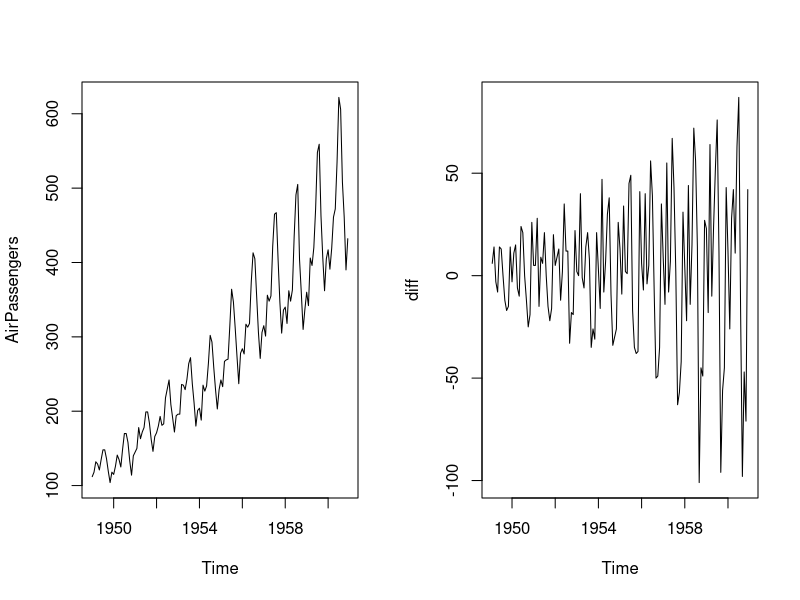
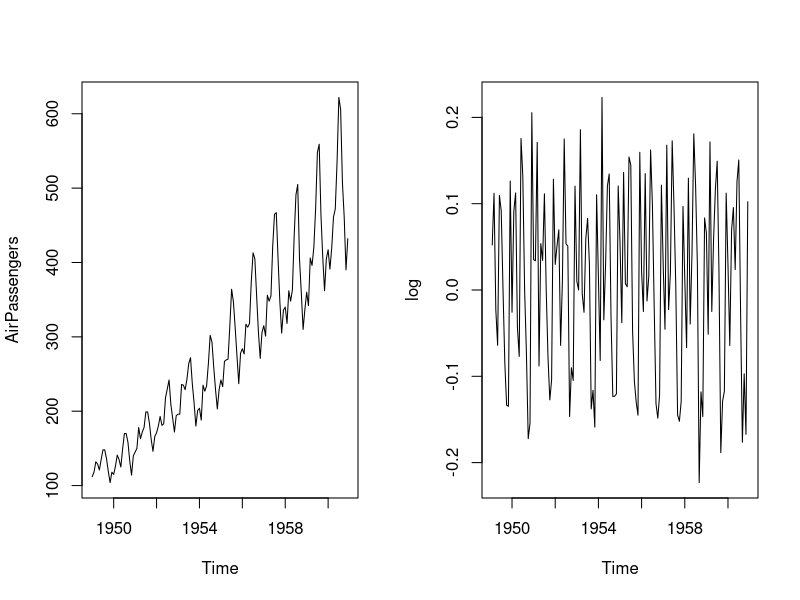
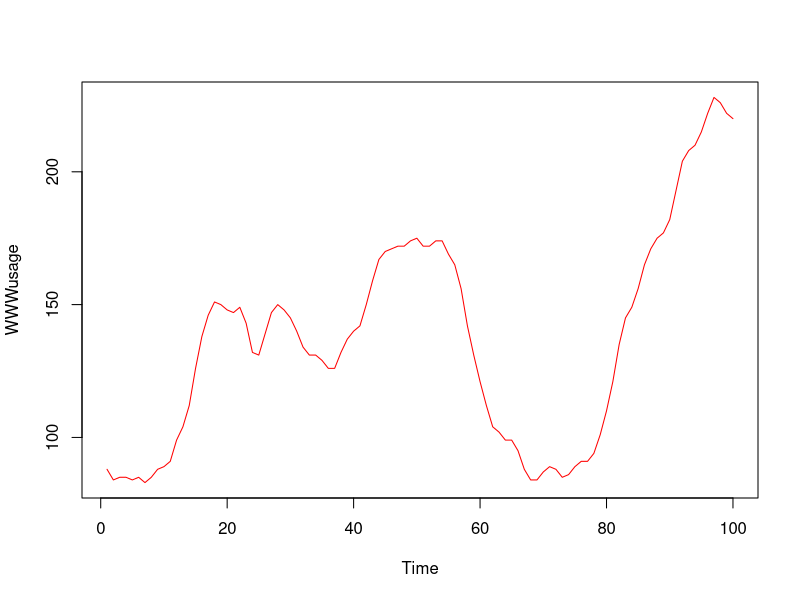
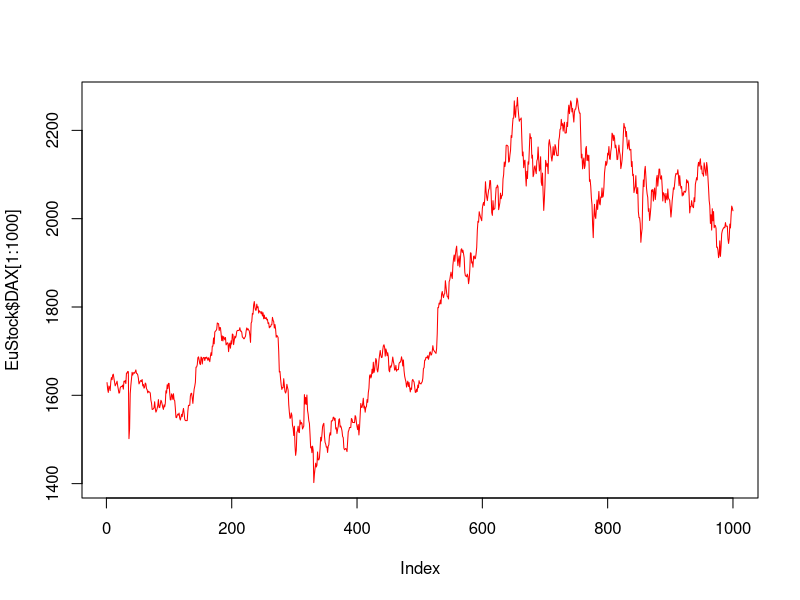
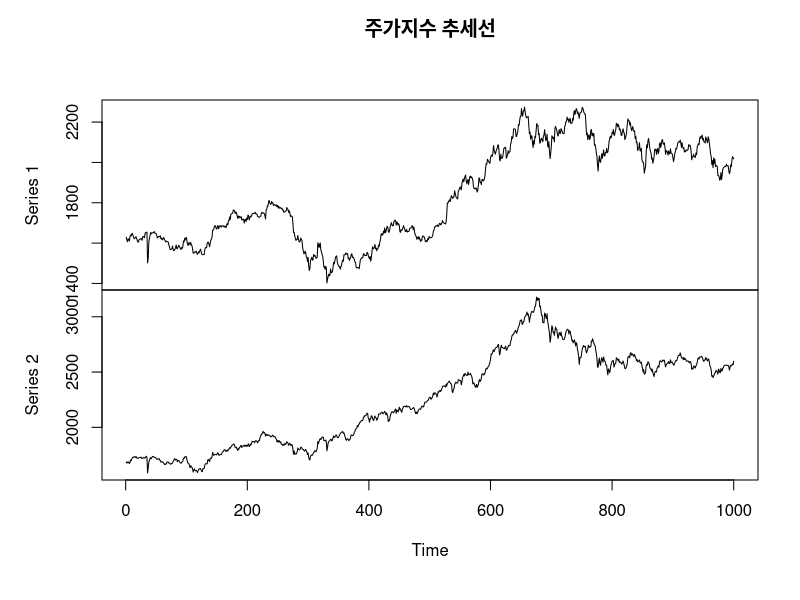
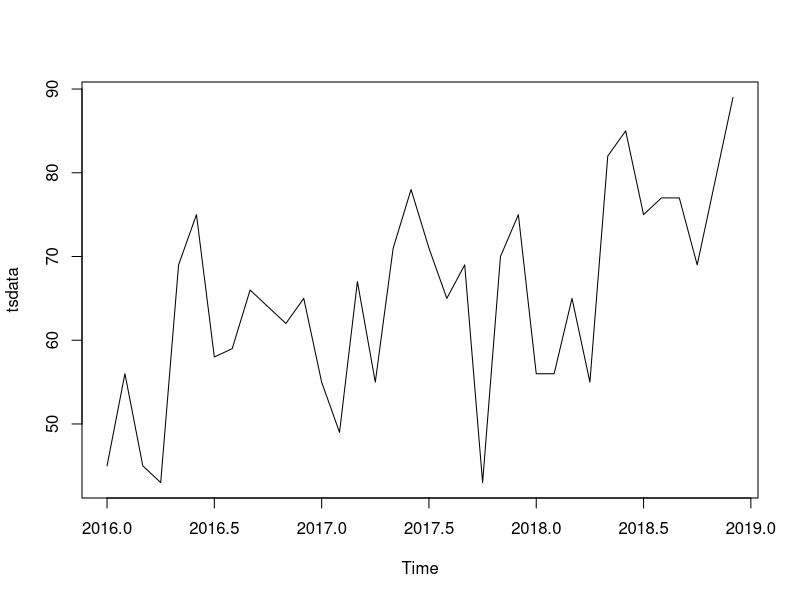
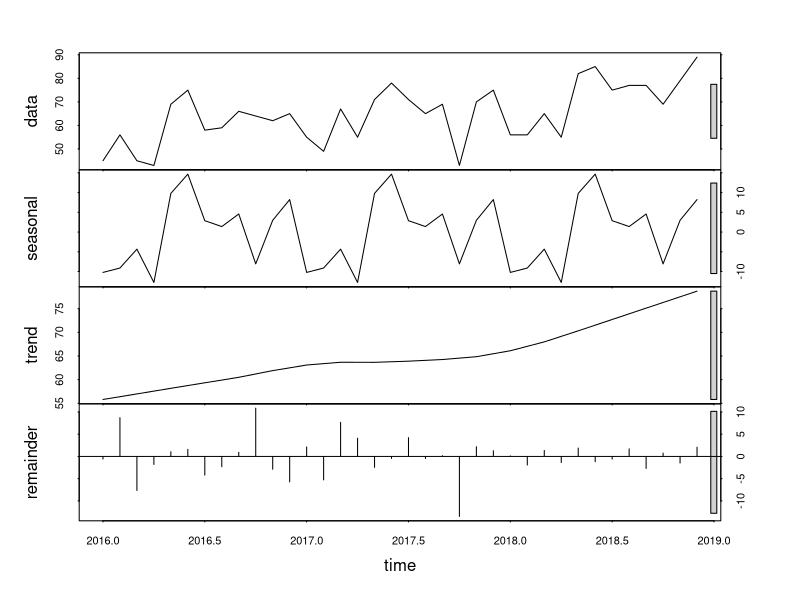
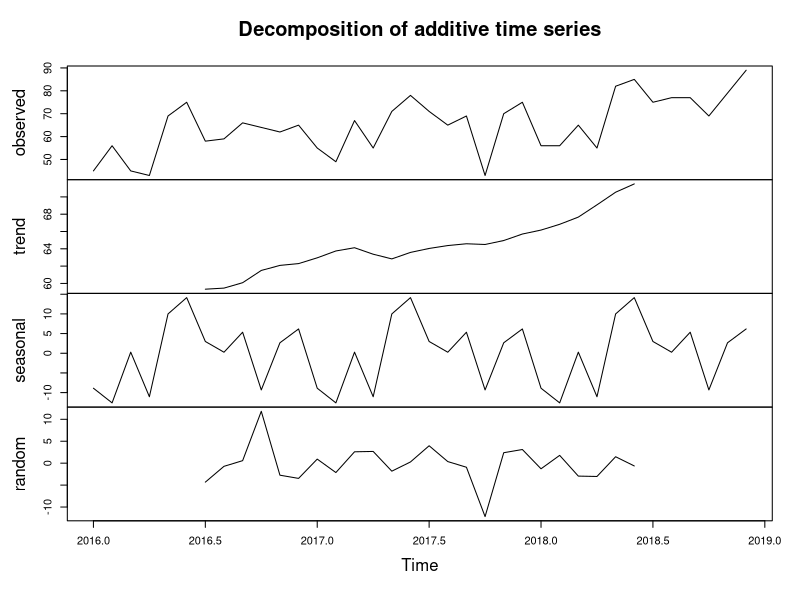

Write the R code that produced these figures, in order.
# chap17_TimeseriesAnalysis

###############################################
## Chapter17_시계열분석(TimeseriesAnalysis)
###############################################

# 시계열(Time-Series) : 관측치 또는 통계량의 변화를 시간의 움직임에 따라서 기록하고, 이것을 계열화한 것을 의미한다.
# 시계열 데이터 : 통계숫자를 시간의 흐름에 따라 일정한 간격마다 기록한 통계열을 의미한다.

# 관련분야 : 경기예측, 판매예측, 주식시장분석, 예산분석, 투자연구 등
# 현상 이해 -> 미래 예측

##########################
# 시계열 자료 확인 
##########################

## 비정상성 시계열 -> 정상성 시계열 

# 단계1: AirPassengers 데이터 셋 가져오기 
data("AirPassengers") # 12년(1949~1960년)간 매월 항공기 탑승 승객 수를 기록한 시계열 자료.
str(AirPassengers) # Time-Series [1:144] from 1949 to 1961

# 단계2: 차분(Differencing) 적용- 현재 시점에서 이전 시점의 자료를 빼는 연산으로 평균을 정상화하는 데 이용 : 평균 정상화. 
par(mfrow=c(1,2))
ts.plot(AirPassengers) # 시계열 시각화 
diff <- diff(AirPassengers) # 차분 수행 
plot(diff) # 평균 정상화 


# 단계3 : 로그적용 : 분산 정상화
par(mfrow=c(1,2))
plot(AirPassengers)
log <- diff(log(AirPassengers)) # 로그+차분 수행 
plot(log)



##########################
# 시계열 자료 시각화  
##########################

# 단일 시계열 자료 시각화 

# 단계1: WWWusage 데이터셋 가져오기 - R에서 기본 제공 데이터 셋으로 인터넷 사용 시간을 분 단위로 측정한 100개 vector로 구성된 시계열 자료.
data("WWWusage")
str(WWWusage) # Time-Series [1:100] from 1 to 100
WWWusage


# 단계2: 시계열 자료 추세선 시각화
# - 추세 : 어떤 현상이 일정한 방향으로 나아가는 경향. 주식시장분석이나 판매예측등에서 어느 기간동안 같은 방향으로 움직이는 경향을 의미.
# - 추세선 : 추세를 직선이나 곡선 형태로 차트에서 나타내는 선(어느 정도 평균과 분산 확인 가능).

X11()
ts.plot(WWWusage, type="l", col="red")


# 다중 시계열 자료 시각화 

# 단계1 : 데이터 셋 가져오기 
data("EuStockMarkets") # 유럽(1991~1998년)의 주요 주식의 주가지수 일일 마감 가격.

head(EuStockMarkets) # DAX(독일) SMI(스위스) CAC(프랑스) FTSE(영국)
str(EuStockMarkets) # Time-Series [1:1860, 1:4]

# 단계2 : 데이터프레임으로 변환 
EuStock <- data.frame(EuStockMarkets)
EuStock
head(EuStock)

# 단계3 : 단일 시계열 데이터 추세선
X11()
plot(EuStock$DAX[1:1000], type = "l", col="red") # 선 그래프 시각화 

# 단계4 : 다중 시계열 데이터 추세선 
plot.ts(cbind(EuStock$DAX[1:1000], EuStock$SMI[1:1000]), main="주가지수 추세선")


##########################
# 시계열요소분해 시각화  
##########################

## 시계열요소분해 시각화 

# 단계1 : 시계열 자료 준비 

data <- c(45,56,45,43,69,75,58,59,66,64,62,65,
          55,49,67,55,71,78,71,65,69,43,70,75,
          56,56,65,55,82,85,75,77,77,69,79,89)
length(data)

# 단계2 : 시계열자료 생성 : 시계열 자료 형식으로 객체 생성 
tsdata <- ts(data, start = c(2016, 1), frequency = 12)
tsdata # 2016~2018

# 단계3 : 추세선 확인 
par(mfrow=c(1,1))
ts.plot(tsdata) # plot(tsdata)와 동일함.

# 단계4 : 시계열 분해- stl():계절요소, 추세,잔차 모두 제공.
plot(stl(tsdata, "periodic")) # periodic : 주기 

# 단계5 : 시계열 분해와 변동 요인 제거 
m <- decompose(tsdata) # decompose()함수 이용 시계열 분해 
attributes(m) # 변수 보기 
plot(m) # 추세요인, 계절요인, 불규칙 요인이 포함된 그래프.
plot(tsdata - m$seasonal) # 계절요인을 제거한 그래프.


# 단계6 : 추세요인과 불규칙요인 제거 
plot(tsdata - m$trend) # 추세요인 제거 그래프 
plot(tsdata - m$seasonal - m$trend) #불규칙 요인말 출력.


##################################
# 자기 상관함수/ 부분자기상관함수  
##################################

# 자기 상관성: 자기 상관계수가 유의미한가를 나타내는 특성.
# 자기 상관계수: 시계열 자료에서 시차(lag)를 일정하게 주는 경우 얻어지는 상관 계수.

# 단계1 : 시계열자료 생성 
input <- c(3180,3000,3200,3100,3300,3200,3400,3550,3200,3400,3300,3700)
length(input) # 12

tsdata <- ts(input, start = c(2015, 2), frequency = 12) # Time Series
tsdata

# 단계2 : 자기상관함수 시각화 
acf(na.omit(tsdata), main="자기상관함수", col="red")

# 단계3 : 부분자기상관함수 시각화 
pacf(na.omit(tsdata), main="부분자기상관함수", col="red")


##################################
# 추세 패턴 찾기 시각화   
##################################
# 추세패턴:시계열 자료가 증가 또는 감소하는 경향이 있는지 알아보고, 증가나 감소의 경향이 선형인지 비선형인지를 찾는 과정.

## 시계열 자료의 추세 패턴 찾기 시각화

# 단계1 : 시계열 자료 생성 
input <- c(3180,3000,3200,3100,3300,3200,3400,3550,3200,3400,3300,3700)

# Time Series
tsdata <- ts(input, start = c(2015, 2), frequency = 12)

# 단계2 : 추세선 시각 
plot(tsdata, type="l", col="red")


# 단계3 : 자기상관 함수 시각화
acf(na.omit(tsdata), main="자기상관함수", col="red")

# 단계4 : 차분 시각화 
plot(diff(tsdata, differences=1))



##################################
# 평활법(Smoothing Method)   
##################################

# - 수학/통계적 방법의 분석이 아닌 시각화를 통한 직관적 방법의 데이터 분석 방법.
# - 단기 예측. 1개(일변량)

# - 시계열 자료의 체계적인 자료의 흐름을 파악하기 위해서 과거 자료의 불규칙적인 변동을 제거하는 방법.

# - 이동 평균(Moving Average) : 시계열 자료를 대상으로 일정한 기간의 자료를 평균으로 계산하고, 이동 시킨 추세를 파악하여 추세를 예측하는 분석 기법.

# 단계1: 시계열  자료 생성 
data <- c(45,56,45,43,69,75,58,59,66,64,62,65,
          55,49,67,55,71,78,71,65,69,43,70,75,
          56,56,65,55,82,85,75,77,77,69,79,89)
length(data)

tsdata <- ts(data, start = c(2016, 1), frequency = 12)

tsdata

# 단계2 : 평활 관련 패키지 설치 
install.packages("TTR")
library(TTR)

# 단계3 : 이동평균법으로 평활 및 시각화 
par(mfrow=c(2,2))
plot(tsdata, main="원 시계열 자료") # 시계열 자료 시각화 
plot(SMA(tsdata[1:36], n=1), main="1년 단위 이동평균법으로 평활")
plot(SMA(tsdata[1:36], n=2), main="2년 단위 이동평균법으로 평활")
plot(SMA(tsdata[1:36], n=3), main="3년 단위 이동평균법으로 평활")


## ARIMA 모형 시계열 예측 

# 정상성시계열의 비계절형 

# 단계1: 시계열자료 특성분석
# (1) 데이터 준비 
input <- c(3180,3000,3200,3100,3300,3200,3400,3550,3200,3400,3300,3700)

# (2) 시계열 객체 생성(12개월:2015년 2월 ~ 2016년 1월)
tsdata <- ts(input, start = c(2015, 2), frequency = 12)
tsdata

# (3) 추세선 시각화(정상성시계열 vs 비정상성시계열) 
plot(tsdata, type="l", col='red')


# 단계2:정상성시계열 변환 
par(mfrow=c(1,2))
ts.plot(tsdata)
diff <- diff(tsdata)
plot(diff)

# 단계3: 모형 식별과 추정 
install.packages('forecast')
library(forecast)

arima <- auto.arima(tsdata) # 시계열 데이터 이용.
arima
# ARIMA(1,1,0) 


# 단계4: 모형 생성 
model <- arima(tsdata, order=c(1,1,0))
model


# 단계5: 모형 진단(모형 타당성 검정)
# (1) 자기상관함수에 의한 모형 진단
tsdiag(model)


# (2) Box-Ljung에 의한 잔차항 모형 진단
Box.test(model$residuals, lag = 1, type = "Ljung")
# p-value = 0.7252 > 0.05 : 결론) 모형이 통계적으로 적절하다.


# 단계6 : 미래 예측(업무 적용)
fore <- forecast(model) # 향후 2년 예측 
fore

par(mfrow=c(1,2))
plot(fore) # 향후 24개월 예측치 시각화 

model2 <- forecast(model, h = 6) # 향후 6개월 예측치 시각화 
plot(model2)

